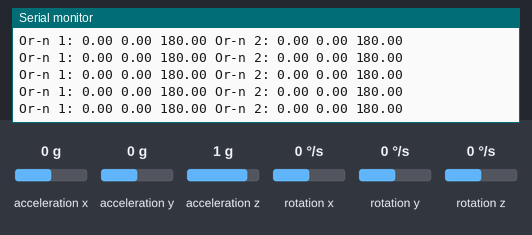
Simulated run of this sketch. Board: Arduino Uno, built with avr-gcc and run on an emulated ATmega328P. Parts: the last lines printed to the serial monitor. Wiring (inferred from the names in the program): MPU-6050 motion sensor at I2C address 0x68; MPU-6050 motion sensor at I2C address 0x69. The test bench sets the inputs (shaded band); at power-on: acceleration x 0 g, acceleration y 0 g, acceleration z 1 g, rotation x 0 °/s, rotation y 0 °/s, rotation z 0 °/s.

Above: at 1.2 s.
1.3 s: acceleration x set to -1.4 g
At 1.35 s:
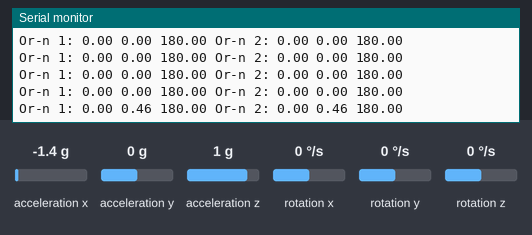
4.3 s: acceleration x set to 0 g
At 4.36 s:
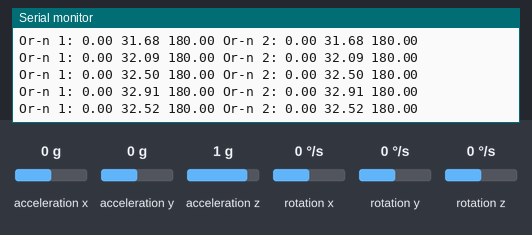
7.3 s: acceleration y set to -1.4 g
At 7.32 s:
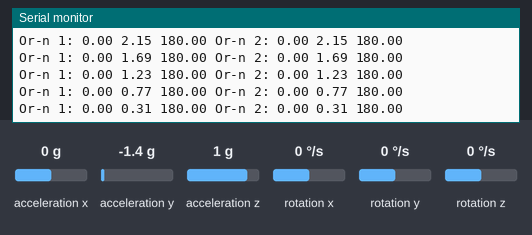
8.8 s: acceleration z set to -1.4 g
At 8.8 s:
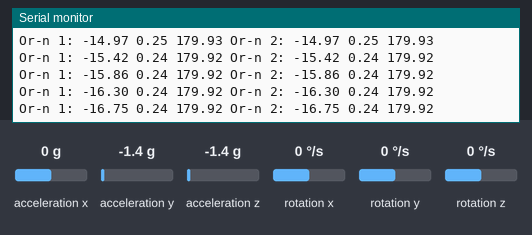
10.3 s: rotation x set to -192 °/s
At 10.36 s:
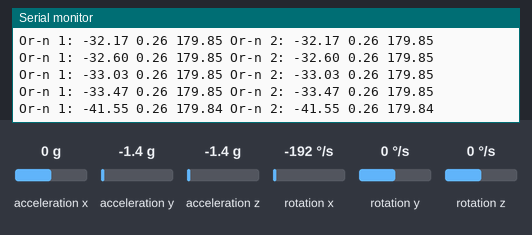
Timing chart, 0 to 12.8 s (numbered marks = the images above; inputs shaded):
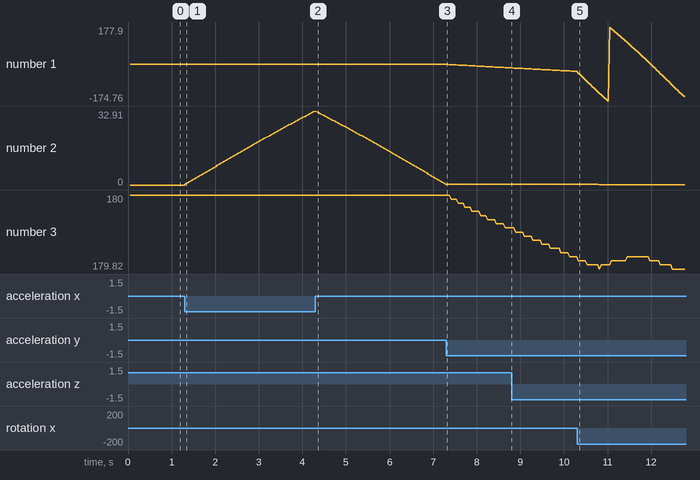

Measured:
- after the input at 1.3 s, the serial monitor: prints a new line at once (image 1)
- plotted number 1: 0 → -16.75 after the input at 7.3 s
- plotted number 2: 0 → 32.91 after the input at 1.3 s, 0.31 → 0.24 after the input at 7.3 s
- plotted number 3: 180 → 179.92 after the input at 7.3 s

The sketch:

mpu6050_madgwick_2channel.ino
```cpp
//The code corresponding to readings from two IMUs belongs to Shuvashish Sarker, I've only rewritten it the way I needed.
//https://gitlab.com/shuvashish/batikkrom.com/blob/master/MuttipleMPU/MuttipleMPU.ino
//Code related to Madgwick filter is taken from its Example provided with Arduino IDE.

//If this implementation doesn't suit you for some reason, take a look at a this:
//https://github.com/jrowberg/i2cdevlib/tree/master/Arduino/MPU6050

#include <Wire.h>
#include <MadgwickAHRS.h>

Madgwick filter1, filter2;
unsigned long microsPerReading, microsPrevious;

const int MPU2 = 0x69, MPU1=0x68;

void setup(){

  connectMPU6050(MPU1);
  connectMPU6050(MPU2);

  Serial.begin(38400);

  filter1.begin(25);
  filter2.begin(25);
  microsPerReading = 1000000 / 25;
  microsPrevious = micros();

}

void loop(){
  float acc1[3], gyr1[3];
  float acc2[3], gyr2[3];
  float rpy1[3], rpy2[3];
  unsigned long microsNow;

  // check if it's time to read data and update the filter
  microsNow = micros();
  if (microsNow - microsPrevious >= microsPerReading) {

    GetMpuValue(MPU1, acc1, gyr1);
//    Serial.print("Acc 1:"); Serial.print("\t");
//    Serial.print(acc1[0]); Serial.print("\t");
//    Serial.print(acc1[1]); Serial.print("\t");
//    Serial.print(acc1[2]); Serial.print("\t");
//    Serial.print("Gyr 1:"); Serial.print("\t");
//    Serial.print(gyr1[0]); Serial.print("\t");
//    Serial.print(gyr1[1]); Serial.print("\t");
//    Serial.print(gyr1[2]); Serial.print("\t");

    GetMpuValue(MPU2, acc2, gyr2);
//    Serial.print("Acc 2:"); Serial.print("\t");
//    Serial.print(acc2[0]); Serial.print("\t");
//    Serial.print(acc2[1]); Serial.print("\t");
//    Serial.print(acc2[2]); Serial.print("\t");
//    Serial.print("Gyr 2:"); Serial.print("\t");
//    Serial.print(gyr2[0]); Serial.print("\t");
//    Serial.print(gyr2[1]); Serial.print("\t");
//    Serial.print(gyr2[2]); Serial.println("\t");

    filter1.updateIMU(gyr1[0], gyr1[1], gyr1[2], acc1[0], acc1[1], acc1[2]);
    filter2.updateIMU(gyr2[0], gyr2[1], gyr2[2], acc2[0], acc2[1], acc2[2]);

    rpy1[0] = filter1.getRoll();
    rpy1[1] = filter1.getPitch();
    rpy1[2] = filter1.getYaw();
    rpy2[0] = filter2.getRoll();
    rpy2[1] = filter2.getPitch();
    rpy2[2] = filter2.getYaw();

    // print the roll, pitch and yaw
    Serial.print("Or-n 1: ");
    Serial.print(rpy1[0]); Serial.print(" ");
    Serial.print(rpy1[1]); Serial.print(" ");
    Serial.print(rpy1[2]); Serial.print(" ");

    Serial.print("Or-n 2: ");
    Serial.print(rpy2[0]); Serial.print(" ");
    Serial.print(rpy2[1]); Serial.print(" ");
    Serial.println(rpy2[2]);

    // increment previous time, so we keep proper pace
    microsPrevious = microsPrevious + microsPerReading;
  }
}

void GetMpuValue(const int MPU, float * acc, float * gyr){

  Wire.beginTransmission(MPU);
  Wire.write(0x3B);
  Wire.endTransmission();
  Wire.requestFrom(MPU,6);
  while(Wire.available() < 6);

  acc[0] = ((float)(Wire.read()<<8|Wire.read()))/16384.0;
  acc[1] = ((float)(Wire.read()<<8|Wire.read()))/16384.0;
  acc[2] = ((float)(Wire.read()<<8|Wire.read()))/16384.0;

  Wire.beginTransmission(MPU);
  Wire.write(0x43);
  Wire.endTransmission();
  Wire.requestFrom(MPU,6);
  while(Wire.available() < 6);

  gyr[0] = ((float)(Wire.read()<<8|Wire.read()))/131.0;
  gyr[1] = ((float)(Wire.read()<<8|Wire.read()))/131.0;
  gyr[2] = ((float)(Wire.read()<<8|Wire.read()))/131.0;

}

void connectMPU6050(int MPU){
  Wire.begin();
  Wire.beginTransmission(MPU);
  Wire.write(0x6B);
  Wire.write(0b00000000);
  Wire.endTransmission();
  Wire.beginTransmission(MPU);
  Wire.write(0x1B);
  Wire.write(0x00000000);
  Wire.endTransmission();
  Wire.beginTransmission(MPU);
  Wire.write(0x1C);
  Wire.write(0b00000000);
  Wire.endTransmission();
}
```
